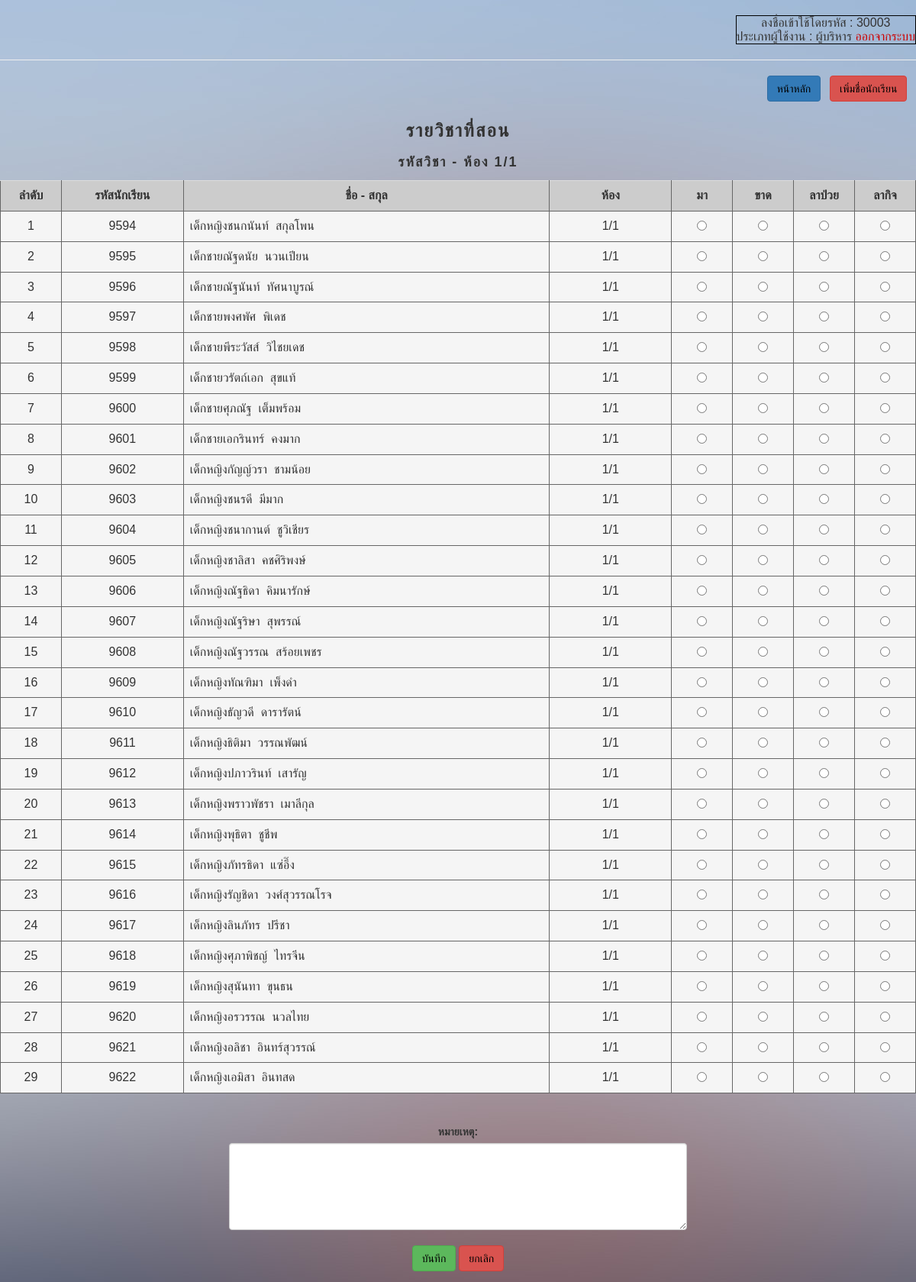
The page /html5up-dimension/checkattendance_check.php?class=1/1 (signed in) on the database its author committed.
### tables this page shows
CREATE TABLE `student` (
  `studentID` varchar(255) NOT NULL,
  `studentName` varchar(255) NOT NULL,
  `studentLastname` varchar(255) NOT NULL,
  `classID` int(11) NOT NULL
);

CREATE TABLE `class` (
  `classID` int(11) NOT NULL,
  `class` varchar(255) NOT NULL
);

### html5up-dimension/checkattendance_check.php (the view, shortened to what this page needs)
<?php
if (!$_SESSION["uname"]){
	  Header("Location: Login.php");
}else{?>
<html>
	<head>
		<link rel="stylesheet" href="https://maxcdn.bootstrapcdn.com/bootstrap/3.3.7/css/bootstrap.min.css">
	</head>
<div class="abcd">
	<body background="/images/bg.jpg">
    <div align="right" class="a" ><br>
      <table border="1" bordercolor="#000000" cellpadding="5">
				<tr>
      		<td>
    		  <center> ลงชื่อเข้าใช้โดยรหัส :
    			<?php echo($_SESSION['userID']);?><br>
          ประเภทผู้ใช้งาน : <?php echo($_SESSION['typeUser']);?>
    			<a href="logout.php"><font color="#CC0000">ออกจากระบบ</font></a></center>
        </tr></td>
        </table>
				<hr>
    </div>
<div align="right">
	<a href="teacherpage.php"><button type="button" class="btn btn-primary"><font color="#000000">หน้าหลัก</font></button></a>	&nbsp;
	<a href="addstudents.php?subjectID=<?php echo $_GET['subjectID']."&class=".$_GET['class'];?>"><button type="button" class="btn btn-danger"><font color="#000000">เพิ่มชื่อนักเรียน</font></button></a> &nbsp;&nbsp;
</div>
<br>
<form method="post" action="confirmcheckattendance.php?subjectID=<?php echo $_GET['subjectID']."&class=".$_GET['class'];?>" >
<center><h3>รายวิชาที่สอน</h3>
<h4>รหัสวิชา <?php echo $_GET['subjectID']; echo "  -    ห้อง  "; echo $_GET['class'];  ?></h4>
</center>
<div class="table-responsive">
<table class="table table-hover" width="800" border="1" align="center" bordercolor="#666666">
	<tr>
		<td width="50" align="center" bgcolor="#CCCCCC"><strong>ลำดับ</strong></td>
		<td width="100"align="center" bgcolor="#CCCCCC"><strong>รหัสนักเรียน</strong></td>
		<td width="300" align="center" bgcolor="#CCCCCC"><strong>ชื่อ - สกุล</strong></td>
		<td width="100" align="center" bgcolor="#CCCCCC"><strong>ห้อง</strong></td>
		<td width="50" align="center" bgcolor="#CCCCCC"><strong>มา</strong></td>
		<td width="50" align="center" bgcolor="#CCCCCC"><strong>ขาด</strong></td>
		<td width="50" align="center" bgcolor="#CCCCCC"><strong>ลาป่วย</strong></td>
		<td width="50" align="center" bgcolor="#CCCCCC"><strong>ลากิจ</strong></td>
</tr>
<?php
include ("connectDB.php");
$strSQL = mysqli_query($mysqli,"select * from class where class='".$_GET['class']."'");
$objResult = mysqli_fetch_array($strSQL);
$strSLQ2 = "select * from student,class where student.classID=class.classID and student.classID='".$objResult['classID']."' order by studentID";
$result = mysqli_query($mysqli, $strSLQ2);
$i=1;
while($row = mysqli_fetch_array($result))
{
	echo "<tr class='active'>";
	echo "<td align='center'>" .$i. "</td>";
echo "<td align='center'>" .$row['studentID']. "</td>"; ?>
<?php
echo "<td align='left'>" .$row['studentName']."&nbsp&nbsp".$row['studentLastname']. "</td>";
echo "<td align='center'>" .$row['class']. "</td>";
echo "<td align='center'><input type='radio' name='typeAttendance_".$i."' value='10001'></td>";
echo "<td align='center'><input type='radio' name='typeAttendance_".$i."' value='10002'></td>";
echo "<td align='center'><input type='radio' name='typeAttendance_".$i."' value='10003'></td>";
echo "<td align='center'><input type='radio' name='typeAttendance_".$i."' value='10004'></td>";
echo "</tr>";
$i=$i+1;
}
?>
</table><br>
<div class="container"align="center">
  <label >หมายเหตุ:</label>
 <textarea class="form-control" rows="5" name="note" style="width: 600px"></textarea>
	<br>
	<button type="submit" class="btn btn-success"><font color="#000000">บันทึก</font></button>
	<a href="checkattendance.php"><button type="button" class="btn btn-danger"><font color="#000000">ยกเลิก</font></button></a>
</div>
</form>
	</body>
</html>
<?php }?>

### html5up-dimension/checkattendance_check.php (style rules this page uses)
div.abcd { font-family: "FontAwesome",sans-serif; }
div.abcd h1,h2,h3,h4,h5 { display: block; font-weight: 600; letter-spacing: 0.2rem; line-height: 1.5; margin: 0 0 1rem 0; text-transform: uppercase; }

### rows shown on the page
student: studentID "9594", studentName "เด็กหญิงชนกนันท์", studentLastname "สกุลโพน", classID.class "1/1"
student: studentID "9595", studentName "เด็กชายณัฐดนัย", studentLastname "นวนเปียน", classID.class "1/1"
student: studentID "9596", studentName "เด็กชายณัฐนันท์", studentLastname "ทัศนาบูรณ์", classID.class "1/1"
student: studentID "9597", studentName "เด็กชายพงศพัศ", studentLastname "พิเดช", classID.class "1/1"
student: studentID "9598", studentName "เด็กชายพีระวัสส์", studentLastname "วิไชยเดช", classID.class "1/1"
student: studentID "9599", studentName "เด็กชายวรัตถ์เอก", studentLastname "สุขแท้", classID.class "1/1"
student: studentID "9600", studentName "เด็กชายศุภณัฐ", studentLastname "เต็มพร้อม", classID.class "1/1"
student: studentID "9601", studentName "เด็กชายเอกรินทร์", studentLastname "คงมาก", classID.class "1/1"
student: studentID "9602", studentName "เด็กหญิงกัญญ์วรา", studentLastname "ชามน้อย", classID.class "1/1"
student: studentID "9603", studentName "เด็กหญิงชนรดี", studentLastname "มีมาก", classID.class "1/1"
student: studentID "9604", studentName "เด็กหญิงชนากานต์", studentLastname "ชูวิเชียร", classID.class "1/1"
student: studentID "9605", studentName "เด็กหญิงชาลิสา", studentLastname "คชศิริพงษ์", classID.class "1/1"
student: studentID "9606", studentName "เด็กหญิงณัฐธิดา", studentLastname "คิมนารักษ์", classID.class "1/1"
student: studentID "9607", studentName "เด็กหญิงณัฐริษา", studentLastname "สุพรรณ์", classID.class "1/1"
student: studentID "9608", studentName "เด็กหญิงณัฐวรรณ", studentLastname "สร้อยเพชร", classID.class "1/1"
student: studentID "9609", studentName "เด็กหญิงทัณฑิมา", studentLastname "เพ็งดำ", classID.class "1/1"
student: studentID "9610", studentName "เด็กหญิงธัญวดี", studentLastname "ดารารัตน์", classID.class "1/1"
student: studentID "9611", studentName "เด็กหญิงธิติมา", studentLastname "วรรณพัฒน์", classID.class "1/1"
student: studentID "9612", studentName "เด็กหญิงปภาวรินท์", studentLastname "เสารัญ", classID.class "1/1"
student: studentID "9613", studentName "เด็กหญิงพราวพัชรา", studentLastname "เมาลีกุล", classID.class "1/1"
student: studentID "9614", studentName "เด็กหญิงพุธิตา", studentLastname "ชูชีพ", classID.class "1/1"
student: studentID "9615", studentName "เด็กหญิงภัทรธิดา", studentLastname "แซ่อึ๊ง", classID.class "1/1"
student: studentID "9616", studentName "เด็กหญิงรัญชิดา", studentLastname "วงศ์สุวรรณโรจ", classID.class "1/1"
student: studentID "9617", studentName "เด็กหญิงลินภัทร", studentLastname "ปรีชา", classID.class "1/1"
student: studentID "9618", studentName "เด็กหญิงศุภาพิชญ์", studentLastname "ไทรจีน", classID.class "1/1"
student: studentID "9619", studentName "เด็กหญิงสุนันทา", studentLastname "ขุนธน", classID.class "1/1"
student: studentID "9620", studentName "เด็กหญิงอรวรรณ", studentLastname "นวลไทย", classID.class "1/1"
student: studentID "9621", studentName "เด็กหญิงอลิชา", studentLastname "อินทร์สุวรรณ์", classID.class "1/1"
student: studentID "9622", studentName "เด็กหญิงเอมิสา", studentLastname "อินทสด", classID.class "1/1"

### other values the page prints
$_SESSION['userID'] "30003"
$_SESSION['typeUser'] "ผู้บริหาร"
$_GET['class'] "1/1"
